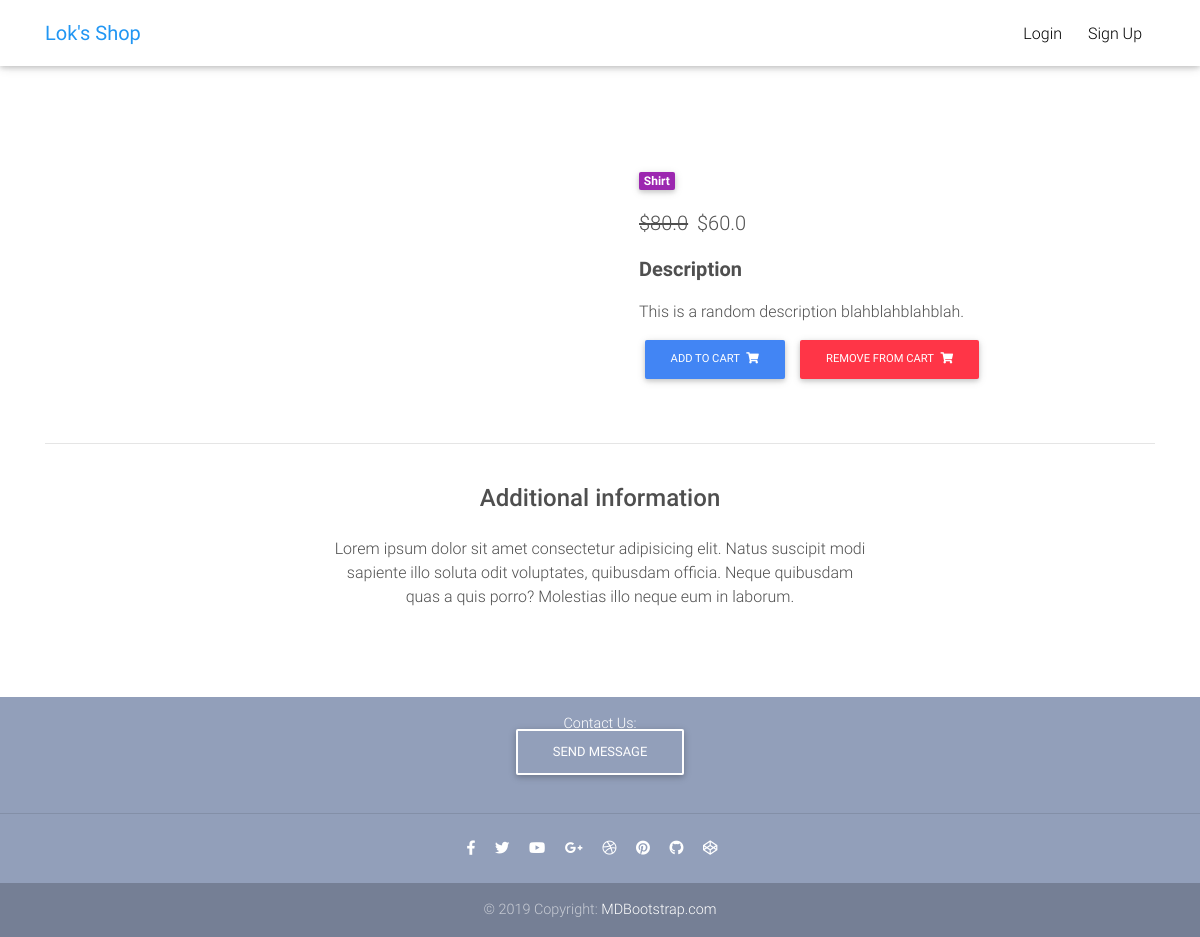
The page /product/test-product-2/ on the database its author committed.
### core/models.py (models this page shows, shortened)
class Item(models.Model):
    title = models.CharField(max_length = 100)
    price = models.FloatField(default=0)
    discount_price = models.FloatField(blank=True, null = True)
    category = models.CharField(choices=CATEGORY_CHOICES, max_length = 2)
    label = models.CharField(choices=LABEL_CHOICES, max_length = 1)
    slug = models.SlugField(blank = True, null = True, unique = True)
    description = models.TextField()
    image = models.ImageField(blank=True, null=True)
    def get_remove_from_cart_url(self):
        return reverse("core:remove-from-cart", kwargs={
            'slug': self.slug
        })

### core/views.py (the view, shortened to what this page needs)
# urls.py: path('product/<slug>/', ProductDetailView.as_view(), name='product'),
class ProductDetailView(DetailView):
    model = Item
    template_name = "product.html"

### templates/product.html (shortened to what this page needs)
{% extends "base.html" %}
  {% block content %}
    <div class="container dark-grey-text mt-5">
      <div class="row wow fadeIn">
        <div class="col-md-6 mb-4">
        </div>
        <div class="col-md-6 mb-4">
          <div class="p-4">
            <div class="mb-3">
              <a href="">
                <span class="badge purple mr-1">{{ object.get_category_display }}</span>
              </a>
            </div>
            <p class="lead">
              {% if object.discount_price %}
                  <span class="mr-1">
                    <del>${{ object.price }}</del>
                  </span>
                  <span>${{ object.discount_price }}</span>
              {% else %}
                <span>${{ object.price }}</span>
              {% endif %}
            </p>
            <p class="lead font-weight-bold">Description</p>
            <p>{{ object.description }}</p>
            <a href="{% url 'core:add-to-cart' object.slug %}" class="btn btn-primary btn-md my-0 p">Add to cart
                <i class="fas fa-shopping-cart ml-1"></i>
            </a>
            <a href="{{ object.get_remove_from_cart_url }}" class="btn btn-danger btn-md my-0 p">Remove from cart
                <i class="fas fa-shopping-cart ml-1"></i>
            </a>
          </div>
        </div>
      </div>
      <hr>
      <div class="row d-flex justify-content-center wow fadeIn">
        <div class="col-md-6 text-center">
          <h4 class="my-4 h4">Additional information</h4>
          <p>Lorem ipsum dolor sit amet consectetur adipisicing elit. Natus suscipit modi sapiente illo soluta odit
            voluptates,
            quibusdam officia. Neque quibusdam quas a quis porro? Molestias illo neque eum in laborum.</p>
        </div>
      </div>
      <div class="row wow fadeIn">
        <div class="col-lg-4 col-md-12 mb-4">
        </div>
        <div class="col-lg-4 col-md-6 mb-4">
        </div>
        <div class="col-lg-4 col-md-6 mb-4">
        </div>
      </div>
    </div>
  {% endblock content %}

### templates/base.html (style rules this page uses)
html, body, header, .carousel { height: 60vh; }

### rows shown on the page
Item: category "Shirt", price "80.0", discount_price "60.0", description "This is a random description blahblahblahblah."
